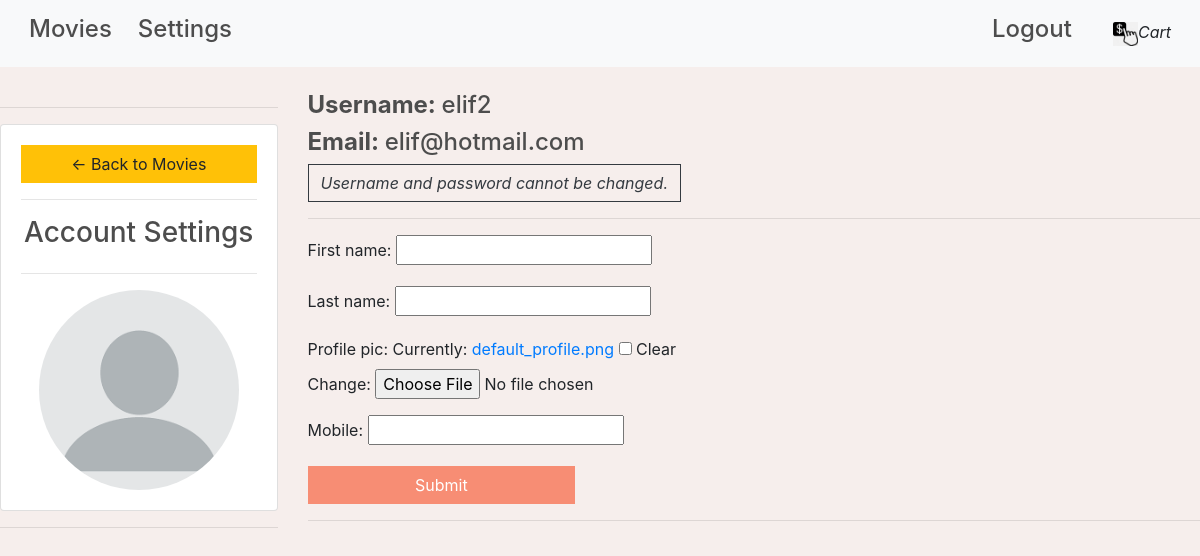
The app's page /updatecustomer/6 with its own data.
### movie/models.py (models this page shows, shortened)
class Customer(models.Model):
    user = models.OneToOneField(User, null=True, blank=True, on_delete=models.CASCADE)
    username = models.CharField(max_length=100, null=True)
    first_name = models.CharField(max_length=100, null=True)
    last_name = models.CharField(max_length=100, null=True)
    email = models.CharField(max_length=50, null=True)
    profile_pic = models.ImageField(default="default_profile.png", null=True, blank=True)
    mobile = models.CharField(max_length=15, null=True)

### movie/views.py (the view)
# urls.py: path('updatecustomer/<str:pk_customer>', views.updateCustomer, name="updatecustomer"),
def updateCustomer(request, pk_customer):
    customer = Customer.objects.get(id=pk_customer)
    form = CustomerForm(instance=customer)
    if request.method == 'POST':
        form = CustomerForm(request.POST, instance=customer)
        if form.is_valid():
            form.save()
            return redirect('/')
    context = {'form': form, 'customer': customer}
    return render(request, 'movie/settings.html', context)

### movie/forms.py
class CustomerForm(ModelForm):
    class Meta:
        model = Customer
        fields = '__all__'
        exclude = ['user', 'username', 'email']

### movie/templates/movie/settings.html (shortened to what this page needs)
{%  extends 'movie/main.html' %}
{% load static %}
{% block content %}
<link rel="stylesheet" type="text/css" href="{% static 'css/log_reg.css' %}">
<br>
<div class="row">
	<div class="col-md-3">
		<hr>
		<div class="card card-body">
			{% if request.user.is_staff %}
			<a class="btn btn-warning" href="{% url 'home' %}"> &#8592; Back to Dashboard</a>
			{% else %}
			<a class="btn btn-warning" href="{% url 'movies' %}"> &#8592; Back to Movies</a>
			{% endif %}
			<hr>
			<h3 style="text-align: center">Account Settings</h3>
			<hr>
			<img class="profile-pic" src="{{customer.profile_pic.url}}" >
		</div>
		<hr>
	</div>
	<div class="col-md-9">
		<h4><strong>Username: </strong>{{customer.username}}</h4>
		<h4><strong>Email: </strong>{{customer.email}}</h4>
		<h7><i class="btn btn-outline-dark">Username and password cannot be changed.</i></h7>
		<div class="cart cart-body">
			<hr>
			<form method="POST" action="" enctype="multipart/form-data">
				{{form.as_p}}
				<input class="btn signup_btn" type="submit" name="Update Information" value="Submit">
			</form>
			<hr>
		</div>
	</div>
</div>
{% endblock %}

### static/css/main.css (style rules this page uses)
body { background-color: hsl(0, 0%, 98%); }
h1,h2,h3,h4,h5,h6 { color:hsl(0, 0%, 30%); }
.btn { border-radius: 0; }

### static/css/log_reg.css (style rules this page uses)
body, html { margin: 0; padding: 0; height: 100%; background: #F6EEEC !important; }
.signup_btn { width: 30%; background: #F78D74 !important; color: white !important; }

### movie/templates/movie/settings.html (style rules this page uses)
.profile-pic { max-width: 200px; max-height:200px; margin: 0 auto; border-radius: 50%; }

### records on screen
Customer: profile_pic (placeholder picture), username "elif2", email "elif@hotmail.com"
